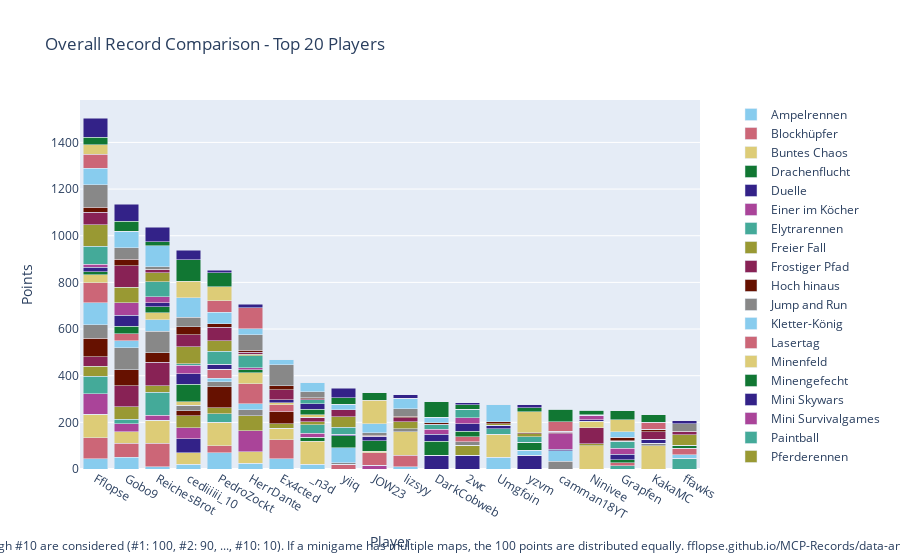

Here is the notebook cell this chart was saved with:
### Code cell
import plotly.graph_objects as go

# Sum all columns to get the total score
outDf['Total'] = outDf.sum(axis=1)

# Sort by total score and fill N/A values with 0
outDf = outDf.sort_values(by='Total', ascending=False).fillna(0)

# Crop to top 10 players
cropDf = outDf.head(20).copy()

# Drop the 'Total' column for plotting
cropDf = cropDf.drop(columns=['Total'])

# Create a color palette
color_palette = px.colors.qualitative.Safe

# Create the stacked bar plot
fig = go.Figure()

for column in cropDf.columns.difference(['Player']):
    fig.add_trace(go.Bar(
        x=cropDf.index,
        y=cropDf[column],
        name=column,
        marker_color=color_palette[len(fig.data) % len(color_palette)]
    ))

# Update layout
fig.update_layout(
    barmode='stack',
    title='Overall Record Comparison - Top 20 Players',
    xaxis=dict(title='Player'),
    yaxis=dict(title='Points'),
    #height=800,
    #width=1000,
    legend=dict(
        x=1.05,
        y=0.5,
        traceorder='normal',
        font=dict(size=12),
        bgcolor='rgba(255, 255, 255, 0)',
        bordercolor='rgba(0, 0, 0, 0)'
    ),
    margin=dict(r=200),  # Adjust right margin to make room for the legend
    annotations=[
        dict(
            x=0.5,
            y=-0.235,
            xref='paper',
            yref='paper',
            text='Max 100 points per minigame. Records #1 through #10 are considered (#1: 100, #2: 90, ..., #10: 10). If a minigame has multiple maps, the 100 points are distributed equally. fflopse.github.io/MCP-Records/data-analysis/global-ranking.ipynb',
            showarrow=False,
            font=dict(size=12),
            xanchor='center'
        )
    ]
)

fig.show()

# save the plot as an html file

fig.write_html('out/overall_record_comparison.html')

### Figure 1 — Plotly figure (JSON) as saved in the notebook; plotly's stock layout.template omitted (floating-point values rounded to 4 significant figures)
{"data": [{"marker": {"color": "rgb(136, 204, 238)"}, "name": "Ampelrennen", "type": "bar", "x": ["Fflopse", "Gobo9", "ReichesBrot", "cediiiiii_10", "PedroZockt", "HerrDante", "Ex4cted", "_n3d", "yiiq", "JOW23", "lizsyy", "DarkCobweb", "2wc", "Umgfoin", "yzvm", "camman18YT", "Ninivee", "Grapfen", "KakaMC", "ffawks"], "y": [45, 50, 10, 20, 70, 25, 45, 20, 0, 0, 10, 0, 0, 50, 0, 0, 0, 0, 0, 0]}, {"marker": {"color": "rgb(204, 102, 119)"}, "name": "Blockhüpfer", "type": "bar", "x": ["Fflopse", "Gobo9", "ReichesBrot", "cediiiiii_10", "PedroZockt", "HerrDante", "Ex4cted", "_n3d", "yiiq", "JOW23", "lizsyy", "DarkCobweb", "2wc", "Umgfoin", "yzvm", "camman18YT", "Ninivee", "Grapfen", "KakaMC", "ffawks"], "y": [90, 60, 100, 0, 30, 0, 80, 0, 20, 0, 50, 0, 0, 0, 0, 0, 0, 0, 0, 0]}, {"marker": {"color": "rgb(221, 204, 119)"}, "name": "Buntes Chaos", "type": "bar", "x": ["Fflopse", "Gobo9", "ReichesBrot", "cediiiiii_10", "PedroZockt", "HerrDante", "Ex4cted", "_n3d", "yiiq", "JOW23", "lizsyy", "DarkCobweb", "2wc", "Umgfoin", "yzvm", "camman18YT", "Ninivee", "Grapfen", "KakaMC", "ffawks"], "y": [100, 50, 100, 50, 100, 50, 50, 100, 0, 0, 100, 0, 0, 100, 0, 0, 100, 0, 100, 0]}, {"marker": {"color": "rgb(17, 119, 51)"}, "name": "Drachenflucht", "type": "bar", "x": ["Fflopse", "Gobo9", "ReichesBrot", "cediiiiii_10", "PedroZockt", "HerrDante", "Ex4cted", "_n3d", "yiiq", "JOW23", "lizsyy", "DarkCobweb", "2wc", "Umgfoin", "yzvm", "camman18YT", "Ninivee", "Grapfen", "KakaMC", "ffawks"], "y": [0, 0, 0, 0, 0, 0, 0, 16, 0, 0, 0, 0, 0, 0, 0, 0, 0, 0, 0, 0]}, {"marker": {"color": "rgb(51, 34, 136)"}, "name": "Duelle", "type": "bar", "x": ["Fflopse", "Gobo9", "ReichesBrot", "cediiiiii_10", "PedroZockt", "HerrDante", "Ex4cted", "_n3d", "yiiq", "JOW23", "lizsyy", "DarkCobweb", "2wc", "Umgfoin", "yzvm", "camman18YT", "Ninivee", "Grapfen", "KakaMC", "ffawks"], "y": [0, 0, 0, 60, 0, 0, 0, 0, 0, 0, 0, 60, 60, 0, 60, 0, 0, 0, 0, 0]}, {"marker": {"color": "rgb(170, 68, 153)"}, "name": "Einer im Köcher", "type": "bar", "x": ["Fflopse", "Gobo9", "ReichesBrot", "cediiiiii_10", "PedroZockt", "HerrDante", "Ex4cted", "_n3d", "yiiq", "JOW23", "lizsyy", "DarkCobweb", "2wc", "Umgfoin", "yzvm", "camman18YT", "Ninivee", "Grapfen", "KakaMC", "ffawks"], "y": [86.67, 33.33, 20, 46.67, 0, 90, 0, 16.67, 0, 16.67, 0, 0, 0, 0, 0, 0, 0, 0, 0, 0]}, {"marker": {"color": "rgb(68, 170, 153)"}, "name": "Elytrarennen", "type": "bar", "x": ["Fflopse", "Gobo9", "ReichesBrot", "cediiiiii_10", "PedroZockt", "HerrDante", "Ex4cted", "_n3d", "yiiq", "JOW23", "lizsyy", "DarkCobweb", "2wc", "Umgfoin", "yzvm", "camman18YT", "Ninivee", "Grapfen", "KakaMC", "ffawks"], "y": [76.67, 20, 100, 0, 36.67, 0, 0, 36.67, 0, 0, 0, 0, 0, 23.33, 0, 0, 0, 13.33, 0, 46.67]}, {"marker": {"color": "rgb(153, 153, 51)"}, "name": "Freier Fall", "type": "bar", "x": ["Fflopse", "Gobo9", "ReichesBrot", "cediiiiii_10", "PedroZockt", "HerrDante", "Ex4cted", "_n3d", "yiiq", "JOW23", "lizsyy", "DarkCobweb", "2wc", "Umgfoin", "yzvm", "camman18YT", "Ninivee", "Grapfen", "KakaMC", "ffawks"], "y": [42.5, 52.5, 27.5, 52.5, 25, 62.5, 20, 12.5, 0, 0, 0, 0, 42.5, 0, 0, 0, 7.5, 0, 0, 0]}, {"marker": {"color": "rgb(136, 34, 85)"}, "name": "Frostiger Pfad", "type": "bar", "x": ["Fflopse", "Gobo9", "ReichesBrot", "cediiiiii_10", "PedroZockt", "HerrDante", "Ex4cted", "_n3d", "yiiq", "JOW23", "lizsyy", "DarkCobweb", "2wc", "Umgfoin", "yzvm", "camman18YT", "Ninivee", "Grapfen", "KakaMC", "ffawks"], "y": [40, 90, 100, 0, 0, 0, 0, 20, 0, 0, 0, 0, 0, 0, 0, 0, 70, 0, 0, 0]}, {"marker": {"color": "rgb(102, 17, 0)"}, "name": "Hoch hinaus", "type": "bar", "x": ["Fflopse", "Gobo9", "ReichesBrot", "cediiiiii_10", "PedroZockt", "HerrDante", "Ex4cted", "_n3d", "yiiq", "JOW23", "lizsyy", "DarkCobweb", "2wc", "Umgfoin", "yzvm", "camman18YT", "Ninivee", "Grapfen", "KakaMC", "ffawks"], "y": [80, 70, 40, 20, 90, 0, 50, 0, 0, 0, 0, 0, 0, 0, 0, 0, 0, 0, 0, 0]}, {"marker": {"color": "rgb(136, 136, 136)"}, "name": "Jump and Run", "type": "bar", "x": ["Fflopse", "Gobo9", "ReichesBrot", "cediiiiii_10", "PedroZockt", "HerrDante", "Ex4cted", "_n3d", "yiiq", "JOW23", "lizsyy", "DarkCobweb", "2wc", "Umgfoin", "yzvm", "camman18YT", "Ninivee", "Grapfen", "KakaMC", "ffawks"], "y": [56.67, 93.33, 93.33, 23.33, 23.33, 26.67, 0, 0, 6.667, 0, 13.33, 0, 13.33, 0, 0, 33.33, 0, 0, 10, 0]}, {"marker": {"color": "rgb(136, 204, 238)"}, "name": "Kletter-König", "type": "bar", "x": ["Fflopse", "Gobo9", "ReichesBrot", "cediiiiii_10", "PedroZockt", "HerrDante", "Ex4cted", "_n3d", "yiiq", "JOW23", "lizsyy", "DarkCobweb", "2wc", "Umgfoin", "yzvm", "camman18YT", "Ninivee", "Grapfen", "KakaMC", "ffawks"], "y": [95, 30, 50, 0, 15, 25, 0, 0, 65, 0, 0, 0, 0, 0, 20, 45, 0, 0, 0, 15]}, {"marker": {"color": "rgb(204, 102, 119)"}, "name": "Lasertag", "type": "bar", "x": ["Fflopse", "Gobo9", "ReichesBrot", "cediiiiii_10", "PedroZockt", "HerrDante", "Ex4cted", "_n3d", "yiiq", "JOW23", "lizsyy", "DarkCobweb", "2wc", "Umgfoin", "yzvm", "camman18YT", "Ninivee", "Grapfen", "KakaMC", "ffawks"], "y": [86.67, 30, 0, 0, 36.67, 86.67, 30, 0, 0, 53.33, 0, 0, 23.33, 0, 0, 0, 0, 13.33, 0, 26.67]}, {"marker": {"color": "rgb(221, 204, 119)"}, "name": "Minenfeld", "type": "bar", "x": ["Fflopse", "Gobo9", "ReichesBrot", "cediiiiii_10", "PedroZockt", "HerrDante", "Ex4cted", "_n3d", "yiiq", "JOW23", "lizsyy", "DarkCobweb", "2wc", "Umgfoin", "yzvm", "camman18YT", "Ninivee", "Grapfen", "KakaMC", "ffawks"], "y": [33.33, 0, 30, 16.67, 0, 46.67, 10, 10, 0, 6.667, 0, 0, 0, 0, 0, 0, 26.67, 0, 0, 0]}, {"marker": {"color": "rgb(17, 119, 51)"}, "name": "Minengefecht", "type": "bar", "x": ["Fflopse", "Gobo9", "ReichesBrot", "cediiiiii_10", "PedroZockt", "HerrDante", "Ex4cted", "_n3d", "yiiq", "JOW23", "lizsyy", "DarkCobweb", "2wc", "Umgfoin", "yzvm", "camman18YT", "Ninivee", "Grapfen", "KakaMC", "ffawks"], "y": [12.5, 32.5, 25, 75, 0, 12.5, 0, 25, 50, 45, 0, 60, 22.5, 0, 35, 0, 0, 12.5, 0, 12.5]}, {"marker": {"color": "rgb(51, 34, 136)"}, "name": "Mini Skywars", "type": "bar", "x": ["Fflopse", "Gobo9", "ReichesBrot", "cediiiiii_10", "PedroZockt", "HerrDante", "Ex4cted", "_n3d", "yiiq", "JOW23", "lizsyy", "DarkCobweb", "2wc", "Umgfoin", "yzvm", "camman18YT", "Ninivee", "Grapfen", "KakaMC", "ffawks"], "y": [20, 48.33, 16.67, 43.33, 21.67, 0, 11.67, 23.33, 8.333, 16.67, 0, 30, 31.67, 15, 0, 6.667, 6.667, 23.33, 16.67, 0]}, {"marker": {"color": "rgb(170, 68, 153)"}, "name": "Mini Survivalgames", "type": "bar", "x": ["Fflopse", "Gobo9", "ReichesBrot", "cediiiiii_10", "PedroZockt", "HerrDante", "Ex4cted", "_n3d", "yiiq", "JOW23", "lizsyy", "DarkCobweb", "2wc", "Umgfoin", "yzvm", "camman18YT", "Ninivee", "Grapfen", "KakaMC", "ffawks"], "y": [13.33, 53.33, 26.67, 36.67, 0, 10, 0, 0, 0, 0, 0, 20, 26.67, 0, 0, 66.67, 20, 26.67, 0, 0]}, {"marker": {"color": "rgb(68, 170, 153)"}, "name": "Paintball", "type": "bar", "x": ["Fflopse", "Gobo9", "ReichesBrot", "cediiiiii_10", "PedroZockt", "HerrDante", "Ex4cted", "_n3d", "yiiq", "JOW23", "lizsyy", "DarkCobweb", "2wc", "Umgfoin", "yzvm", "camman18YT", "Ninivee", "Grapfen", "KakaMC", "ffawks"], "y": [76.67, 0, 63.33, 6.667, 56.67, 50, 0, 16.67, 30, 0, 0, 20, 33.33, 0, 23.33, 0, 0, 30, 0, 0]}, {"marker": {"color": "rgb(153, 153, 51)"}, "name": "Pferderennen", "type": "bar", "x": ["Fflopse", "Gobo9", "ReichesBrot", "cediiiiii_10", "PedroZockt", "HerrDante", "Ex4cted", "_n3d", "yiiq", "JOW23", "lizsyy", "DarkCobweb", "2wc", "Umgfoin", "yzvm", "camman18YT", "Ninivee", "Grapfen", "KakaMC", "ffawks"], "y": [91.67, 66.67, 38.33, 73.33, 45, 6.667, 0, 0, 45, 0, 28.33, 0, 0, 6.667, 13.33, 0, 0, 0, 0, 46.67]}, {"marker": {"color": "rgb(136, 34, 85)"}, "name": "Replika", "type": "bar", "x": ["Fflopse", "Gobo9", "ReichesBrot", "cediiiiii_10", "PedroZockt", "HerrDante", "Ex4cted", "_n3d", "yiiq", "JOW23", "lizsyy", "DarkCobweb", "2wc", "Umgfoin", "yzvm", "camman18YT", "Ninivee", "Grapfen", "KakaMC", "ffawks"], "y": [53.79, 90.87, 12.52, 51.46, 57.38, 8.35, 43.11, 4.951, 28.64, 2.718, 18.54, 1.942, 2.621, 0, 0, 5.146, 0, 1.359, 32.62, 11.55]}, {"marker": {"color": "rgb(102, 17, 0)"}, "name": "Sammelwahn", "type": "bar", "x": ["Fflopse", "Gobo9", "ReichesBrot", "cediiiiii_10", "PedroZockt", "HerrDante", "Ex4cted", "_n3d", "yiiq", "JOW23", "lizsyy", "DarkCobweb", "2wc", "Umgfoin", "yzvm", "camman18YT", "Ninivee", "Grapfen", "KakaMC", "ffawks"], "y": [22.25, 27.75, 3.25, 34, 14.5, 9.5, 16.75, 3.25, 0, 3.5, 5, 5.5, 0, 6.75, 3.75, 6, 2, 15, 10.75, 2.25]}, {"marker": {"color": "rgb(136, 136, 136)"}, "name": "Schießstand", "type": "bar", "x": ["Fflopse", "Gobo9", "ReichesBrot", "cediiiiii_10", "PedroZockt", "HerrDante", "Ex4cted", "_n3d", "yiiq", "JOW23", "lizsyy", "DarkCobweb", "2wc", "Umgfoin", "yzvm", "camman18YT", "Ninivee", "Grapfen", "KakaMC", "ffawks"], "y": [96.67, 50, 10, 40, 0, 66.67, 90, 26.67, 0, 10, 33.33, 0, 0, 0, 0, 0, 0, 0, 0, 33.33]}, {"marker": {"color": "rgb(136, 204, 238)"}, "name": "Spleef", "type": "bar", "x": ["Fflopse", "Gobo9", "ReichesBrot", "cediiiiii_10", "PedroZockt", "HerrDante", "Ex4cted", "_n3d", "yiiq", "JOW23", "lizsyy", "DarkCobweb", "2wc", "Umgfoin", "yzvm", "camman18YT", "Ninivee", "Grapfen", "KakaMC", "ffawks"], "y": [70, 70, 90, 85, 50, 25, 25, 40, 25, 40, 45, 25, 0, 75, 0, 0, 0, 25, 0, 0]}, {"marker": {"color": "rgb(204, 102, 119)"}, "name": "Todeswürfel", "type": "bar", "x": ["Fflopse", "Gobo9", "ReichesBrot", "cediiiiii_10", "PedroZockt", "HerrDante", "Ex4cted", "_n3d", "yiiq", "JOW23", "lizsyy", "DarkCobweb", "2wc", "Umgfoin", "yzvm", "camman18YT", "Ninivee", "Grapfen", "KakaMC", "ffawks"], "y": [60, 0, 0, 0, 50, 90, 0, 0, 0, 0, 0, 0, 0, 0, 0, 40, 0, 0, 30, 0]}, {"marker": {"color": "rgb(221, 204, 119)"}, "name": "Waffenfolge", "type": "bar", "x": ["Fflopse", "Gobo9", "ReichesBrot", "cediiiiii_10", "PedroZockt", "HerrDante", "Ex4cted", "_n3d", "yiiq", "JOW23", "lizsyy", "DarkCobweb", "2wc", "Umgfoin", "yzvm", "camman18YT", "Ninivee", "Grapfen", "KakaMC", "ffawks"], "y": [40, 0, 0, 70, 60, 0, 0, 0, 0, 100, 0, 0, 0, 0, 90, 0, 0, 50, 0, 0]}, {"marker": {"color": "rgb(17, 119, 51)"}, "name": "Walls", "type": "bar", "x": ["Fflopse", "Gobo9", "ReichesBrot", "cediiiiii_10", "PedroZockt", "HerrDante", "Ex4cted", "_n3d", "yiiq", "JOW23", "lizsyy", "DarkCobweb", "2wc", "Umgfoin", "yzvm", "camman18YT", "Ninivee", "Grapfen", "KakaMC", "ffawks"], "y": [33.33, 43.33, 16.67, 93.33, 60, 0, 0, 0, 26.67, 33.33, 0, 66.67, 20, 0, 16.67, 53.33, 20, 40, 33.33, 0]}, {"marker": {"color": "rgb(51, 34, 136)"}, "name": "Wettrennen", "type": "bar", "x": ["Fflopse", "Gobo9", "ReichesBrot", "cediiiiii_10", "PedroZockt", "HerrDante", "Ex4cted", "_n3d", "yiiq", "JOW23", "lizsyy", "DarkCobweb", "2wc", "Umgfoin", "yzvm", "camman18YT", "Ninivee", "Grapfen", "KakaMC", "ffawks"], "y": [80, 74, 64, 40, 10, 16, 0, 0, 40, 0, 14, 0, 8, 0, 14, 0, 0, 0, 0, 12]}], "layout": {"annotations": [{"font": {"size": 12}, "showarrow": false, "text": "Max 100 points per minigame. Records #1 through #10 are considered (#1: 100, #2: 90, ..., #10: 10). If a minigame has multiple maps, the 100 points are distributed equally. fflopse.github.io/MCP-Records/data-analysis/global-ranking.ipynb", "x": 0.5, "xanchor": "center", "xref": "paper", "y": -0.235, "yref": "paper"}], "barmode": "stack", "legend": {"bgcolor": "rgba(255, 255, 255, 0)", "bordercolor": "rgba(0, 0, 0, 0)", "font": {"size": 12}, "traceorder": "normal", "x": 1.05, "y": 0.5}, "margin": {"r": 200}, "title": {"text": "Overall Record Comparison - Top 20 Players"}, "xaxis": {"title": {"text": "Player"}}, "yaxis": {"title": {"text": "Points"}}}}
